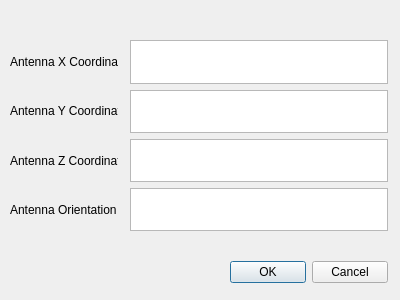
<?xml version="1.0" encoding="UTF-8"?>
<ui version="4.0">
 <class>Dialog</class>
 <widget class="QDialog" name="Dialog">
  <property name="geometry">
   <rect>
    <x>0</x>
    <y>0</y>
    <width>400</width>
    <height>300</height>
   </rect>
  </property>
  <property name="windowTitle">
   <string>Add Antenna</string>
  </property>
  <widget class="QWidget" name="layoutWidget">
   <property name="geometry">
    <rect>
     <x>130</x>
     <y>40</y>
     <width>258</width>
     <height>191</height>
    </rect>
   </property>
   <layout class="QVBoxLayout" name="verticalLayout">
    <item>
     <widget class="QTextEdit" name="XEdit"/>
    </item>
    <item>
     <widget class="QTextEdit" name="YEdit"/>
    </item>
    <item>
     <widget class="QTextEdit" name="ZEdit"/>
    </item>
    <item>
     <widget class="QTextEdit" name="OEdit"/>
    </item>
   </layout>
  </widget>
  <widget class="QWidget" name="layoutWidget">
   <property name="geometry">
    <rect>
     <x>10</x>
     <y>40</y>
     <width>108</width>
     <height>191</height>
    </rect>
   </property>
   <layout class="QVBoxLayout" name="verticalLayout_2">
    <item>
     <widget class="QLabel" name="label">
      <property name="text">
       <string>Antenna X Coordinate</string>
      </property>
     </widget>
    </item>
    <item>
     <widget class="QLabel" name="label_2">
      <property name="text">
       <string>Antenna Y Coordinate</string>
      </property>
     </widget>
    </item>
    <item>
     <widget class="QLabel" name="label_3">
      <property name="text">
       <string>Antenna Z Coordinate</string>
      </property>
     </widget>
    </item>
    <item>
     <widget class="QLabel" name="label_4">
      <property name="text">
       <string>Antenna Orientation</string>
      </property>
     </widget>
    </item>
   </layout>
  </widget>
  <widget class="QWidget" name="layoutWidget">
   <property name="geometry">
    <rect>
     <x>230</x>
     <y>260</y>
     <width>158</width>
     <height>25</height>
    </rect>
   </property>
   <layout class="QHBoxLayout" name="horizontalLayout">
    <item>
     <widget class="QPushButton" name="okButton">
      <property name="text">
       <string>OK</string>
      </property>
     </widget>
    </item>
    <item>
     <widget class="QPushButton" name="cancelButton">
      <property name="text">
       <string>Cancel</string>
      </property>
     </widget>
    </item>
   </layout>
  </widget>
 </widget>
 <resources/>
 <connections/>
</ui>
